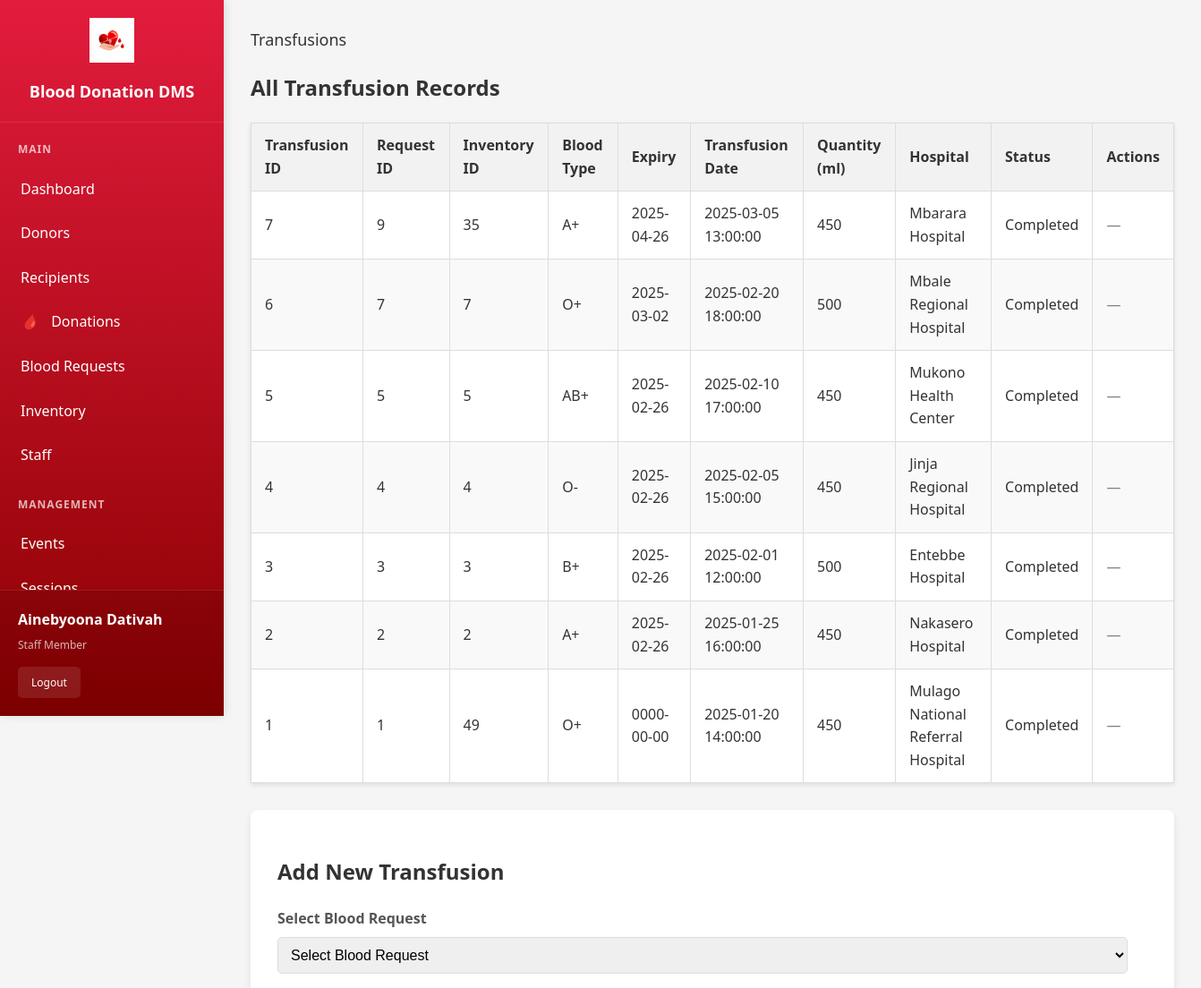
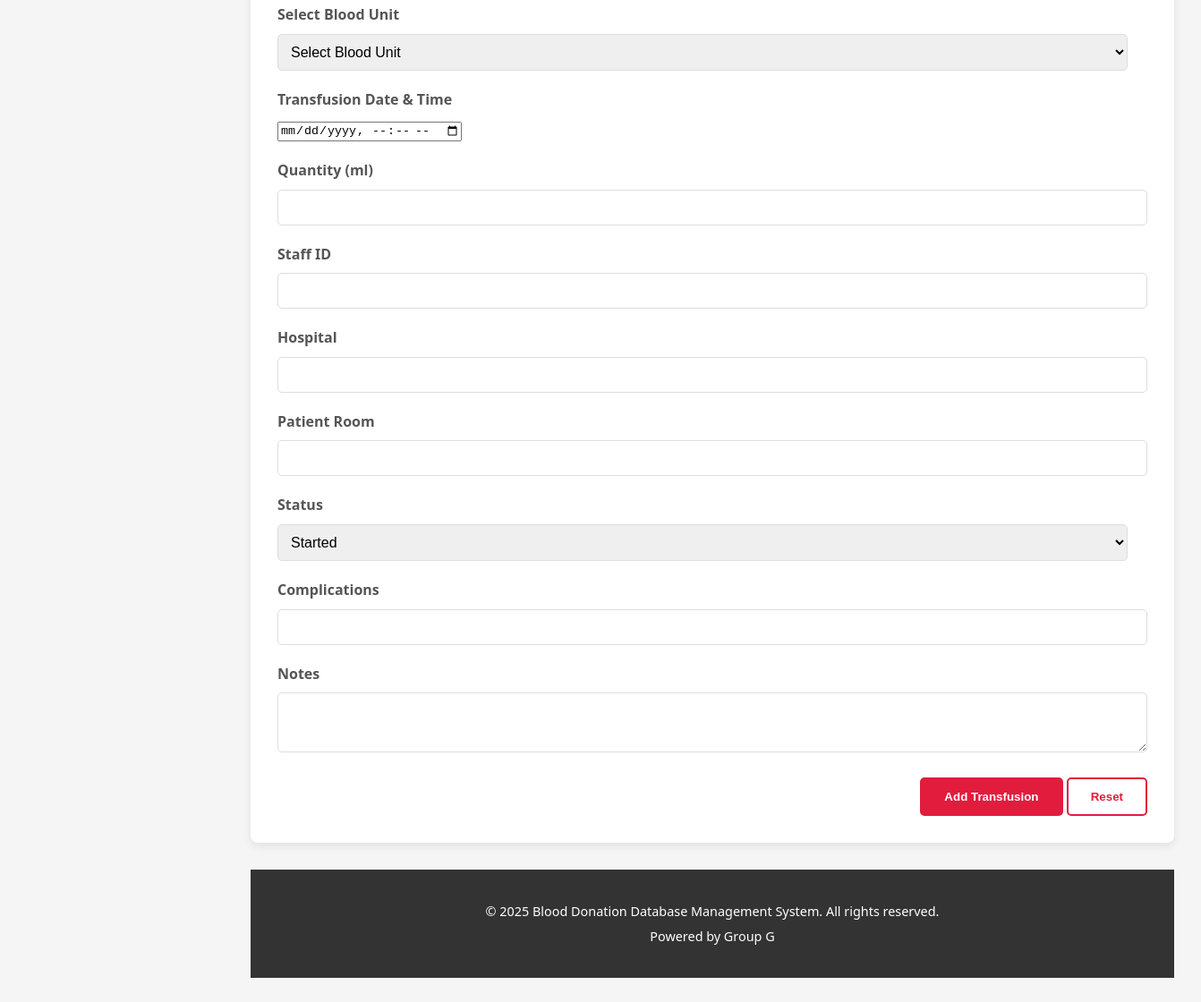
The page /transfusions.php (signed in) on the database its author committed (2 pictures, top to bottom).
### tables this page shows
CREATE TABLE IF NOT EXISTS `blood_transfusion` (
  `transfusion_id` int(10) unsigned NOT NULL AUTO_INCREMENT,
  `request_id` int(10) unsigned NOT NULL,
  `inventory_id` int(10) unsigned NOT NULL,
  `transfusion_date` datetime NOT NULL,
  `quantity_ml` int(10) unsigned NOT NULL,
  `staff_id` int(10) unsigned DEFAULT NULL,
  `hospital_name` varchar(255) DEFAULT NULL,
  `patient_room` varchar(50) DEFAULT NULL,
  `status` enum('Started','Completed','Complications','Cancelled') DEFAULT 'Started',
  `complications` text,
  `notes` text,
  PRIMARY KEY (`transfusion_id`),
  KEY `idx_bt_request` (`request_id`),
  KEY `idx_bt_inventory` (`inventory_id`),
  KEY `idx_bt_staff` (`staff_id`)
);

CREATE TABLE IF NOT EXISTS `blood_inventory` (
  `inventory_id` int(10) unsigned NOT NULL AUTO_INCREMENT,
  `blood_type` enum('O-','O+','A-','A+','B-','B+','AB-','AB+') NOT NULL,
  `quantity_ml` int(10) unsigned NOT NULL,
  `collection_date` date NOT NULL,
  `expiry_date` date NOT NULL,
  `storage_location` varchar(100) DEFAULT NULL,
  `status` enum('Available','Reserved','Quarantined','Discarded','Transfused') DEFAULT 'Available',
  `donation_id` int(10) unsigned DEFAULT NULL,
  `test_results` text,
  `processing_date` date DEFAULT NULL,
  PRIMARY KEY (`inventory_id`),
  KEY `idx_bi_donation` (`donation_id`),
  KEY `idx_inventory_status_expiry` (`status`,`expiry_date`)
);

### transfusions.php (the view, shortened to what this page needs)
<?php
$DB_HOST = 'localhost';
$DB_USER = 'root';
$DB_PASS = '';
$DB_NAME = 'blood_donation';
$mysqli = @new mysqli($DB_HOST, $DB_USER, $DB_PASS, $DB_NAME);
$rows = array();
$sql = "SELECT t.transfusion_id, t.request_id, t.inventory_id, t.transfusion_date, t.quantity_ml,
               t.hospital_name, t.status,
               i.blood_type, i.expiry_date
        FROM blood_transfusion t
        LEFT JOIN blood_inventory i ON i.inventory_id = t.inventory_id
        ORDER BY t.transfusion_date DESC, t.transfusion_id DESC
        LIMIT 200";
if ($res = $mysqli->query($sql)) {
    while ($r = $res->fetch_assoc()) { $rows[] = $r; }
}
?>
<!DOCTYPE html>
<html lang="en">
<head>
<link rel="stylesheet" href="style.css">
</head>
<body>
<div class="dashboard-container">
    <div class="sidebar">
        <div class="sidebar-header">
            <img src="images/blood-drop-heart-logo.png" alt="Blood Donation DMS">
            <h2>Blood Donation DMS</h2>
        </div>
        <div class="sidebar-content">
            <nav class="sidebar-nav">
                <div class="nav-section">
                    <div class="nav-section-title">Main</div>
                    <a href="index.php" class="nav-item">
                        Dashboard
                    </a>
                    <a href="donors.php" class="nav-item">
                        Donors
                    </a>
                    <a href="recipients.php" class="nav-item">
                        Recipients
                    </a>
                    <a href="donations.php" class="nav-item">
                        <i>🩸</i> Donations
                    </a>
                    <a href="requests.php" class="nav-item">
                        Blood Requests
                    </a>
                    <a href="inventory.php" class="nav-item">
                        Inventory
                    </a>
                    <a href="staff.php" class="nav-item">
                        Staff
                    </a>
                </div>
                <div class="nav-section">
                    <div class="nav-section-title">Management</div>
                    <a href="events.php" class="nav-item">
                        Events
                    </a>
                    <a href="sessions.php" class="nav-item">
                        Sessions
                    </a>
    </div>
    </nav>
  </div>
        <div class="user-info">
            <div class="user-name"><?php echo htmlspecialchars($_SESSION['staff_name']); ?></div>
            <div class="user-role">Staff Member</div>
            <a href="logout.php" class="logout-btn">Logout</a>
        </div>
  </div>
    <div class="main-content">
        <div class="content-area">
            <div class="top-bar">
                <div>
                    <span style="color: #333; font-size: 18px; font-weight: 500;">Transfusions</span>
                </div>
            </div>
  <section class="mb-30">
    <h2>All Transfusion Records</h2>
    <div class="data-table-container">
      <table class="data-table">
        <thead>
          <tr>
            <th>Transfusion ID</th>
            <th>Request ID</th>
            <th>Inventory ID</th>
            <th>Blood Type</th>
            <th>Expiry</th>
            <th>Transfusion Date</th>
            <th>Quantity (ml)</th>
            <th>Hospital</th>
            <th>Status</th>
            <th>Actions</th>
          </tr>
        </thead>
        <tbody>
        <?php if (empty($rows)): ?>
          <tr><td colspan="10" style="text-align:center;">No transfusions recorded.</td></tr>
        <?php else: foreach ($rows as $r): ?>
          <tr>
            <td><?php echo (int)$r['transfusion_id']; ?></td>
            <td><?php echo (int)$r['request_id']; ?></td>
            <td><?php echo (int)$r['inventory_id']; ?></td>
            <td><?php echo htmlspecialchars($r['blood_type']); ?></td>
            <td><?php echo htmlspecialchars($r['expiry_date']); ?></td>
            <td><?php echo htmlspecialchars($r['transfusion_date']); ?></td>
            <td><?php echo (int)$r['quantity_ml']; ?></td>
            <td><?php echo htmlspecialchars($r['hospital_name']); ?></td>
            <td><?php echo htmlspecialchars($r['status']); ?></td>
            <td>
              <?php if ($r['status'] !== 'Completed'): ?>
                <a href="transfusions.php?action=complete&id=<?php echo (int)$r['transfusion_id']; ?>" onclick="return confirm('Mark as Completed?');">Complete</a>
              <?php else: ?>
                <span style="color:gray;">—</span>
              <?php endif; ?>
            </td>
          </tr>
        <?php endforeach; endif; ?>
        </tbody>
      </table>
    </div>
  </section>
  <section class="form-container">
    <h2>Add New Transfusion</h2>
    <form action="transfusions.php" method="POST">
      <div class="form-group">
        <label for="request_id">Select Blood Request</label>
        <select id="request_id" name="request_id" required>
          <option value="">Select Blood Request</option>
        </select>
      </div>
      <div class="form-group">
        <label for="inventory_id">Select Blood Unit</label>
        <select id="inventory_id" name="inventory_id" required>
          <option value="">Select Blood Unit</option>
        </select>
      </div>
      <div class="form-group">
        <label for="transfusion_date">Transfusion Date & Time</label>
        <input type="datetime-local" id="transfusion_date" name="transfusion_date" required />
      </div>
      <div class="form-group">
        <label for="quantity_ml">Quantity (ml)</label>
        <input type="number" id="quantity_ml" name="quantity_ml" required />
      </div>
      <div class="form-group">
        <label for="staff_id">Staff ID</label>
        <input type="number" id="staff_id" name="staff_id" />
      </div>
      <div class="form-group">
        <label for="hospital_name">Hospital</label>
        <input type="text" id="hospital_name" name="hospital_name" required />
      </div>
      <div class="form-group">
        <label for="patient_room">Patient Room</label>
        <input type="text" id="patient_room" name="patient_room" />
      </div>
      <div class="form-group">
        <label for="status">Status</label>
        <select id="status" name="status" required>
          <option value="Started">Started</option>
        </select>
      </div>
      <div class="form-group">
        <label for="complications">Complications</label>
        <input type="text" id="complications" name="complications" />
      </div>
      <div class="form-group">
        <label for="notes">Notes</label>
        <textarea id="notes" name="notes" rows="3"></textarea>
      </div>
      <div class="form-actions">
        <button type="submit" class="btn btn-primary">Add Transfusion</button>
        <button type="reset" class="btn btn-secondary">Reset</button>
      </div>
    </form>
  </section>
<footer class="main-footer">
  <div class="container">
    <p>&copy; <?php echo date("Y"); ?> Blood Donation Database Management System. All rights reserved.</p>
    <p>Powered by Group G</p>
  </div>
</footer>
        </div>
    </div>
</div>
</body>
</html>

### style.css (style rules this page uses)
body { font-family: Arial, sans-serif; margin: 0; padding: 0; background-color: #f8f8f8; color: #333; line-height: 1.6; }
.container { max-width: 1200px; margin: 0 auto; padding: 0 20px; }
.btn { display: inline-block; padding: 12px 25px; border-radius: 5px; text-decoration: none; font-weight: bold; transition: background-color 0.3s ease, color 0.3s ease; }
.btn-primary { background-color: #E21C3D; color: #fff; border: 2px solid #E21C3D; }
.btn-secondary { background-color: #fff; color: #E21C3D; border: 2px solid #E21C3D; }
.main-footer { background-color: #333; color: #fff; padding: 30px 0; text-align: center; font-size: 0.9em; }
.main-footer p { margin: 5px 0; }
.data-table { width: 100%; border-collapse: collapse; margin-bottom: 30px; background-color: #fff; box-shadow: 0 2px 5px rgba(0,0,0,0.1); }
.data-table th, .data-table td { border: 1px solid #ddd; padding: 12px 15px; text-align: left; }
.data-table th { background-color: #f2f2f2; font-weight: bold; color: #333; }
.data-table tr:nth-child(even) { background-color: #f9f9f9; }
.form-container { background-color: #fff; padding: 30px; border-radius: 8px; box-shadow: 0 4px 10px rgba(0,0,0,0.08); margin-bottom: 30px; }
.form-group { margin-bottom: 20px; }
.form-group label { display: block; margin-bottom: 8px; font-weight: bold; color: #555; }
.form-group input[type="text"], .form-group input[type="date"], .form-group input[type="email"], .form-group input[type="password"], .form-group input[type="number"], .form-group select, .form-group textarea { width: calc(100% - 22px); padding: 10px; border: 1px solid #ddd; border-radius: 5px; font-size: 1em; }
.form-actions { text-align: right; }
.mb-30 { margin-bottom: 30px; }

### transfusions.php (style rules this page uses)
body { margin: 0; padding: 0; font-family: 'Segoe UI', Tahoma, Geneva, Verdana, sans-serif; background: #f5f5f5; }
.dashboard-container { display: flex; min-height: 100vh; }
.sidebar { width: 250px; background: linear-gradient(180deg, #E21C3D 0%, #8B0000 100%); color: white; position: fixed; height: 100vh; display: flex; flex-direction: column; z-index: 1000; box-shadow: 2px 0 10px rgba(0,0,0,0.1); }
.sidebar-header { padding: 20px; text-align: center; border-bottom: 1px solid rgba(255,255,255,0.1); }
.sidebar-header img { width: 50px; height: 50px; margin-bottom: 10px; }
.sidebar-header h2 { margin: 0; font-size: 18px; font-weight: 600; }
.sidebar-content { flex: 1; overflow-y: auto; }
.sidebar-nav { flex: 1; padding: 20px 0; overflow-y: auto; }
.nav-section { margin-bottom: 20px; }
.nav-section-title { padding: 0 20px 10px 20px; font-size: 12px; font-weight: bold; text-transform: uppercase; color: rgba(255,255,255,0.7); letter-spacing: 1px; }
.nav-item { display: block; padding: 12px 20px; color: white; text-decoration: none; transition: all 0.3s ease; border-left: 3px solid transparent; }
.nav-item i { margin-right: 10px; font-size: 16px; }
.user-info { padding: 20px; border-top: 1px solid rgba(255,255,255,0.1); background: rgba(0,0,0,0.1); }
.user-name { font-weight: 600; margin-bottom: 5px; }
.user-role { font-size: 12px; color: rgba(255,255,255,0.7); margin-bottom: 15px; }
.logout-btn { display: inline-block; padding: 8px 15px; background: rgba(255,255,255,0.1); color: white; text-decoration: none; border-radius: 5px; font-size: 12px; transition: background 0.3s ease; }
.main-content { flex: 1; margin-left: 250px; background: #f5f5f5; min-height: 100vh; }
.content-area { padding: 30px; }

### rows shown on the page
blood_transfusion: transfusion_id "7", request "9", inventory "35", inventory.blood_type "A+", inventory.expiry_date "2025-04-26", transfusion_date "2025-03-05 13:00:00", quantity_ml "450", hospital_name "Mbarara Hospital", status "Completed"
blood_transfusion: transfusion_id "6", request "7", inventory "7", inventory.blood_type "O+", inventory.expiry_date "2025-03-02", transfusion_date "2025-02-20 18:00:00", quantity_ml "500", hospital_name "Mbale Regional Hospital", status "Completed"
blood_transfusion: transfusion_id "5", request "5", inventory "5", inventory.blood_type "AB+", inventory.expiry_date "2025-02-26", transfusion_date "2025-02-10 17:00:00", quantity_ml "450", hospital_name "Mukono Health Center", status "Completed"
blood_transfusion: transfusion_id "4", request "4", inventory "4", inventory.blood_type "O-", inventory.expiry_date "2025-02-26", transfusion_date "2025-02-05 15:00:00", quantity_ml "450", hospital_name "Jinja Regional Hospital", status "Completed"
blood_transfusion: transfusion_id "3", request "3", inventory "3", inventory.blood_type "B+", inventory.expiry_date "2025-02-26", transfusion_date "2025-02-01 12:00:00", quantity_ml "500", hospital_name "Entebbe Hospital", status "Completed"
blood_transfusion: transfusion_id "2", request "2", inventory "2", inventory.blood_type "A+", inventory.expiry_date "2025-02-26", transfusion_date "2025-01-25 16:00:00", quantity_ml "450", hospital_name "Nakasero Hospital", status "Completed"
blood_transfusion: transfusion_id "1", request "1", inventory "49", inventory.blood_type "O+", inventory.expiry_date "0000-00-00", transfusion_date "2025-01-20 14:00:00", quantity_ml "450", hospital_name "Mulago National Referral Hospital", status "Completed"

### other values the page prints
$_SESSION['staff_name'] "Ainebyoona Dativah"
